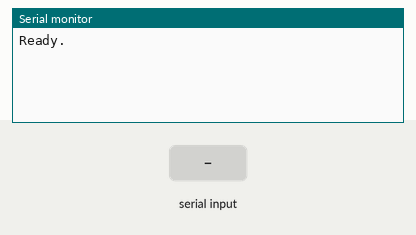
Recording of a sketch running on a simulated Arduino Uno, built with avr-gcc and run on an emulated ATmega328P. Parts: the last lines printed to the serial monitor. Inputs (shaded band) come from the test bench.

Above: at 1.2 s.
1.3 s: "1" received over the second serial link
At 1.9 s:
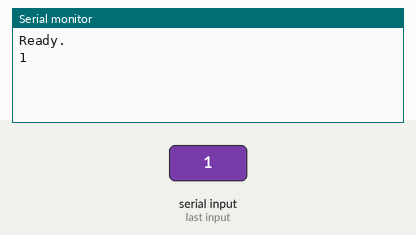
2.8 s: "0" received over the second serial link
At 4.2 s:
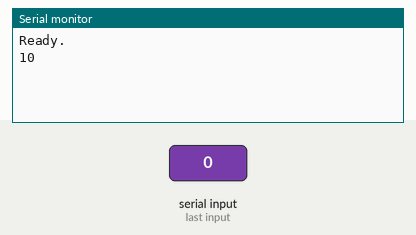

Measured:
- after the input at 1.3 s, the serial monitor: prints a new line at once (image 1)
- after the input at 2.8 s, the serial monitor: prints a new line at once (image 2)

The sketch:

bluetoothPairing.ino
```cpp
#include <SoftwareSerial.h>
SoftwareSerial BluetoothSerial(2, 3); // 2- TX, 3 - RX

void setup(void)
{
Serial.begin(38400);

BluetoothSerial.begin(38400); /* The AT mode runs at 38400 */

Serial.println("Ready.");
}

void loop(void)
{
while(BluetoothSerial.available()){
Serial.write(BluetoothSerial.read());}

while(Serial.available())
BluetoothSerial.write(Serial.read());
}
```
